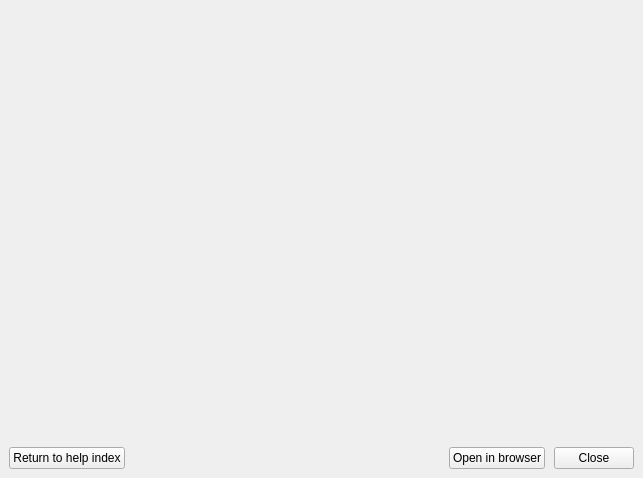
<?xml version="1.0" encoding="UTF-8"?>
<ui version="4.0">
 <class>Form</class>
 <widget class="QWidget" name="Form">
  <property name="geometry">
   <rect>
    <x>0</x>
    <y>0</y>
    <width>643</width>
    <height>478</height>
   </rect>
  </property>
  <property name="windowTitle">
   <string>Help</string>
  </property>
  <property name="styleSheet">
   <string notr="true"/>
  </property>
  <layout class="QVBoxLayout" name="verticalLayout">
   <property name="spacing">
    <number>0</number>
   </property>
   <property name="leftMargin">
    <number>0</number>
   </property>
   <property name="topMargin">
    <number>0</number>
   </property>
   <property name="rightMargin">
    <number>0</number>
   </property>
   <property name="bottomMargin">
    <number>0</number>
   </property>
   <item>
    <widget class="QWidget" name="contentWidget" native="true">
     <property name="sizePolicy">
      <sizepolicy hsizetype="Preferred" vsizetype="Expanding">
       <horstretch>0</horstretch>
       <verstretch>0</verstretch>
      </sizepolicy>
     </property>
     <layout class="QHBoxLayout" name="horizontalLayout_2">
      <property name="spacing">
       <number>0</number>
      </property>
      <property name="leftMargin">
       <number>0</number>
      </property>
      <property name="topMargin">
       <number>0</number>
      </property>
      <property name="rightMargin">
       <number>0</number>
      </property>
      <property name="bottomMargin">
       <number>0</number>
      </property>
     </layout>
    </widget>
   </item>
   <item>
    <layout class="QHBoxLayout" name="horizontalLayout">
     <property name="spacing">
      <number>9</number>
     </property>
     <property name="leftMargin">
      <number>9</number>
     </property>
     <property name="topMargin">
      <number>9</number>
     </property>
     <property name="rightMargin">
      <number>9</number>
     </property>
     <property name="bottomMargin">
      <number>9</number>
     </property>
     <item>
      <widget class="QPushButton" name="homeButton">
       <property name="text">
        <string>Return to help index</string>
       </property>
      </widget>
     </item>
     <item>
      <spacer name="horizontalSpacer">
       <property name="orientation">
        <enum>Qt::Horizontal</enum>
       </property>
       <property name="sizeHint" stdset="0">
        <size>
         <width>40</width>
         <height>20</height>
        </size>
       </property>
      </spacer>
     </item>
     <item>
      <widget class="QPushButton" name="openBrowserButton">
       <property name="text">
        <string>Open in browser</string>
       </property>
      </widget>
     </item>
     <item>
      <widget class="QPushButton" name="closeButton">
       <property name="text">
        <string>Close</string>
       </property>
      </widget>
     </item>
    </layout>
   </item>
  </layout>
 </widget>
 <resources/>
 <connections/>
</ui>
